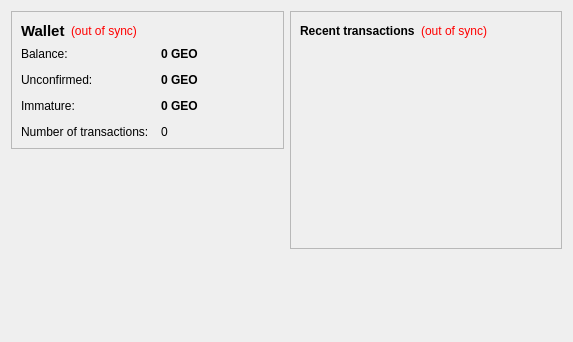
<?xml version="1.0" encoding="UTF-8"?>
<ui version="4.0">
 <class>OverviewPage</class>
 <widget class="QWidget" name="OverviewPage">
  <property name="geometry">
   <rect>
    <x>0</x>
    <y>0</y>
    <width>573</width>
    <height>342</height>
   </rect>
  </property>
  <property name="windowTitle">
   <string>Form</string>
  </property>
  <layout class="QHBoxLayout" name="horizontalLayout" stretch="1,1">
   <item>
    <layout class="QVBoxLayout" name="verticalLayout_2">
     <item>
      <widget class="QFrame" name="frame">
       <property name="frameShape">
        <enum>QFrame::StyledPanel</enum>
       </property>
       <property name="frameShadow">
        <enum>QFrame::Raised</enum>
       </property>
       <layout class="QVBoxLayout" name="verticalLayout_4">
        <item>
         <layout class="QHBoxLayout" name="horizontalLayout_4">
          <item>
           <widget class="QLabel" name="label_5">
            <property name="font">
             <font>
              <pointsize>11</pointsize>
              <weight>75</weight>
              <bold>true</bold>
             </font>
            </property>
            <property name="text">
             <string>Wallet</string>
            </property>
           </widget>
          </item>
          <item>
           <widget class="QLabel" name="labelWalletStatus">
            <property name="toolTip">
             <string>The displayed information may be out of date. Your wallet automatically synchronizes with the RavCoin network after a connection is established, but this process has not completed yet.</string>
            </property>
            <property name="styleSheet">
             <string notr="true">QLabel { color: red; }</string>
            </property>
            <property name="text">
             <string notr="true">(out of sync)</string>
            </property>
            <property name="alignment">
             <set>Qt::AlignLeading|Qt::AlignLeft|Qt::AlignVCenter</set>
            </property>
           </widget>
          </item>
          <item>
           <spacer name="horizontalSpacer_2">
            <property name="orientation">
             <enum>Qt::Horizontal</enum>
            </property>
            <property name="sizeHint" stdset="0">
             <size>
              <width>40</width>
              <height>20</height>
             </size>
            </property>
           </spacer>
          </item>
         </layout>
        </item>
        <item>
         <layout class="QFormLayout" name="formLayout_2">
          <property name="fieldGrowthPolicy">
           <enum>QFormLayout::AllNonFixedFieldsGrow</enum>
          </property>
          <property name="horizontalSpacing">
           <number>12</number>
          </property>
          <property name="verticalSpacing">
           <number>12</number>
          </property>
          <item row="0" column="0">
           <widget class="QLabel" name="label">
            <property name="text">
             <string>Balance:</string>
            </property>
           </widget>
          </item>
          <item row="0" column="1">
           <widget class="QLabel" name="labelBalance">
            <property name="font">
             <font>
              <weight>75</weight>
              <bold>true</bold>
             </font>
            </property>
            <property name="cursor">
             <cursorShape>IBeamCursor</cursorShape>
            </property>
            <property name="toolTip">
             <string>Your current balance</string>
            </property>
            <property name="text">
             <string notr="true">0 GEO</string>
            </property>
            <property name="textInteractionFlags">
             <set>Qt::LinksAccessibleByMouse|Qt::TextSelectableByKeyboard|Qt::TextSelectableByMouse</set>
            </property>
           </widget>
          </item>
          <item row="1" column="0">
           <widget class="QLabel" name="label_3">
            <property name="text">
             <string>Unconfirmed:</string>
            </property>
           </widget>
          </item>
          <item row="1" column="1">
           <widget class="QLabel" name="labelUnconfirmed">
            <property name="font">
             <font>
              <weight>75</weight>
              <bold>true</bold>
             </font>
            </property>
            <property name="cursor">
             <cursorShape>IBeamCursor</cursorShape>
            </property>
            <property name="toolTip">
             <string>Total of transactions that have yet to be confirmed, and do not yet count toward the current balance</string>
            </property>
            <property name="text">
             <string notr="true">0 GEO</string>
            </property>
            <property name="textInteractionFlags">
             <set>Qt::LinksAccessibleByMouse|Qt::TextSelectableByKeyboard|Qt::TextSelectableByMouse</set>
            </property>
           </widget>
          </item>
          <item row="3" column="0">
           <widget class="QLabel" name="label_2">
            <property name="text">
             <string>Number of transactions:</string>
            </property>
           </widget>
          </item>
          <item row="3" column="1">
           <widget class="QLabel" name="labelNumTransactions">
            <property name="toolTip">
             <string>Total number of transactions in wallet</string>
            </property>
            <property name="text">
             <string notr="true">0</string>
            </property>
           </widget>
          </item>
          <item row="2" column="0">
           <widget class="QLabel" name="labelImmatureText">
            <property name="text">
             <string>Immature:</string>
            </property>
           </widget>
          </item>
          <item row="2" column="1">
           <widget class="QLabel" name="labelImmature">
            <property name="font">
             <font>
              <weight>75</weight>
              <bold>true</bold>
             </font>
            </property>
            <property name="toolTip">
             <string>Mined balance that has not yet matured</string>
            </property>
            <property name="text">
             <string notr="true">0 GEO</string>
            </property>
            <property name="textInteractionFlags">
             <set>Qt::LinksAccessibleByMouse|Qt::TextSelectableByKeyboard|Qt::TextSelectableByMouse</set>
            </property>
           </widget>
          </item>
         </layout>
        </item>
       </layout>
      </widget>
     </item>
     <item>
      <spacer name="verticalSpacer">
       <property name="orientation">
        <enum>Qt::Vertical</enum>
       </property>
       <property name="sizeHint" stdset="0">
        <size>
         <width>20</width>
         <height>40</height>
        </size>
       </property>
      </spacer>
     </item>
    </layout>
   </item>
   <item>
    <layout class="QVBoxLayout" name="verticalLayout_3">
     <item>
      <widget class="QFrame" name="frame_2">
       <property name="frameShape">
        <enum>QFrame::StyledPanel</enum>
       </property>
       <property name="frameShadow">
        <enum>QFrame::Raised</enum>
       </property>
       <layout class="QVBoxLayout" name="verticalLayout">
        <item>
         <layout class="QHBoxLayout" name="horizontalLayout_2">
          <item>
           <widget class="QLabel" name="label_4">
            <property name="text">
             <string>&lt;b&gt;Recent transactions&lt;/b&gt;</string>
            </property>
           </widget>
          </item>
          <item>
           <widget class="QLabel" name="labelTransactionsStatus">
            <property name="toolTip">
             <string>The displayed information may be out of date. Your wallet automatically synchronizes with the RavCoin network after a connection is established, but this process has not completed yet.</string>
            </property>
            <property name="styleSheet">
             <string notr="true">QLabel { color: red; }</string>
            </property>
            <property name="text">
             <string notr="true">(out of sync)</string>
            </property>
            <property name="alignment">
             <set>Qt::AlignRight|Qt::AlignTrailing|Qt::AlignVCenter</set>
            </property>
           </widget>
          </item>
          <item>
           <spacer name="horizontalSpacer">
            <property name="orientation">
             <enum>Qt::Horizontal</enum>
            </property>
            <property name="sizeHint" stdset="0">
             <size>
              <width>40</width>
              <height>20</height>
             </size>
            </property>
           </spacer>
          </item>
         </layout>
        </item>
        <item>
         <widget class="QListView" name="listTransactions">
          <property name="styleSheet">
           <string notr="true">QListView { background: transparent; }</string>
          </property>
          <property name="frameShape">
           <enum>QFrame::NoFrame</enum>
          </property>
          <property name="verticalScrollBarPolicy">
           <enum>Qt::ScrollBarAlwaysOff</enum>
          </property>
          <property name="horizontalScrollBarPolicy">
           <enum>Qt::ScrollBarAlwaysOff</enum>
          </property>
          <property name="selectionMode">
           <enum>QAbstractItemView::NoSelection</enum>
          </property>
         </widget>
        </item>
       </layout>
      </widget>
     </item>
     <item>
      <spacer name="verticalSpacer_2">
       <property name="orientation">
        <enum>Qt::Vertical</enum>
       </property>
       <property name="sizeHint" stdset="0">
        <size>
         <width>20</width>
         <height>40</height>
        </size>
       </property>
      </spacer>
     </item>
    </layout>
   </item>
  </layout>
 </widget>
 <resources/>
 <connections/>
</ui>
